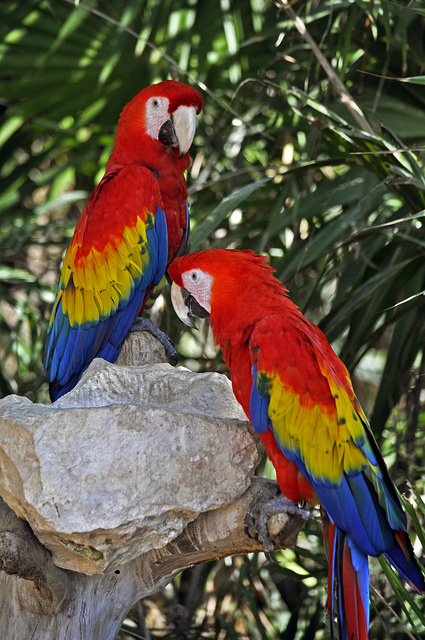
#> input picture images/birds.jpg, 425 x 640 px
$ python sobel_filter.py   (older library calls are emulated)
#> lines starting #> are read from the running program, lines starting #| are printed output that depends on the picture; after the words box and inside, x2 and y2 are one past the last pixel; in counts of white or black regions, pixels touching at a corner belong together
'''
sobel_filter.py - given a color RGB image, try different
Sobel filters for edge detection
Author: Esha Uboweja (euboweja)
'''
# Import Libraries
import cv2
import numpy as np
import sys

# Callback function for trackbar
def nothing(x):
    pass

# Read image in color format
if len(sys.argv) > 1:
    im_name = sys.argv[1]
else:
    im_name = "../images/birds.jpg"

img = cv2.imread(im_name, 0)
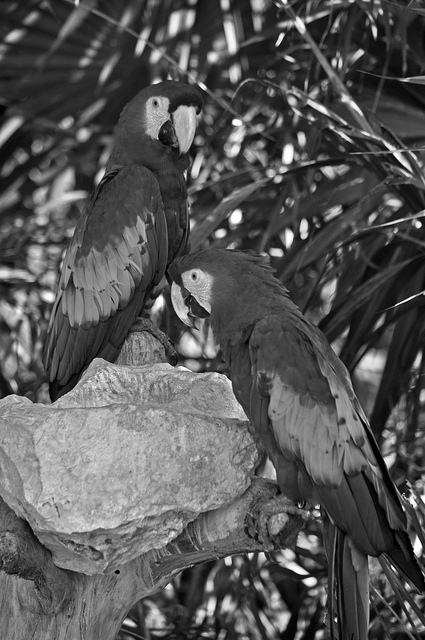
#> img: shape (640, 425); min 0, max 255, mean 86.6
img_str = im_name.split("/")[-1]

# Apply Gaussian Blur to the image
blurred = cv2.GaussianBlur(img, (3, 3), 0)
# Convolute with sobel filter
# X direction
sobelx = cv2.Sobel(blurred, cv2.CV_64F, 1, 0, ksize=11)
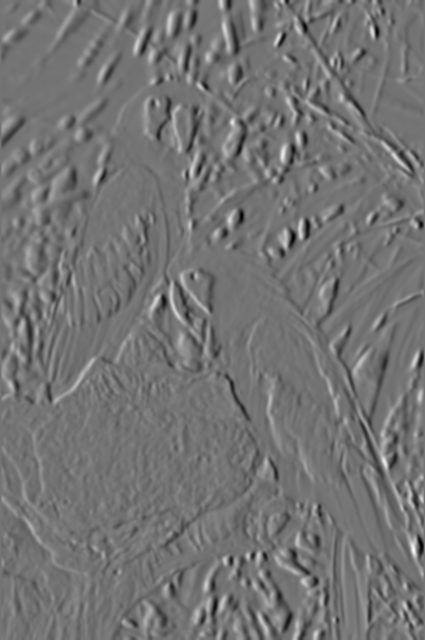
#> sobelx: shape (640, 425) float64; min -23837740, max 28478614, mean -29991.8; drawn with min black and max white
# Y direction
sobely = cv2.Sobel(blurred, cv2.CV_64F, 0, 1, ksize=11)
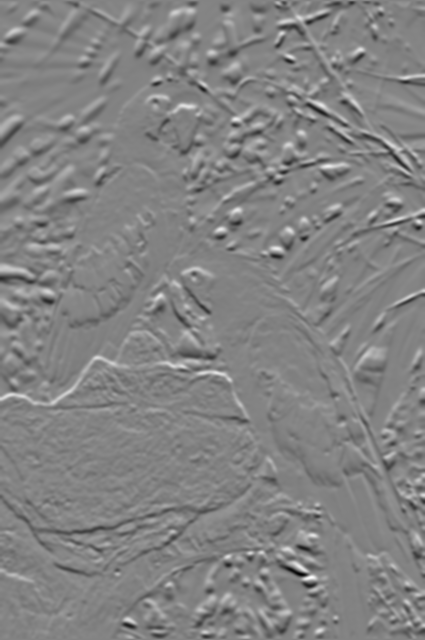
#> sobely: shape (640, 425) float64; min -25616608, max 24203291, mean -3578.2; drawn with min black and max white

# Display image in new window
cv2.imshow("Sobel X", sobelx)
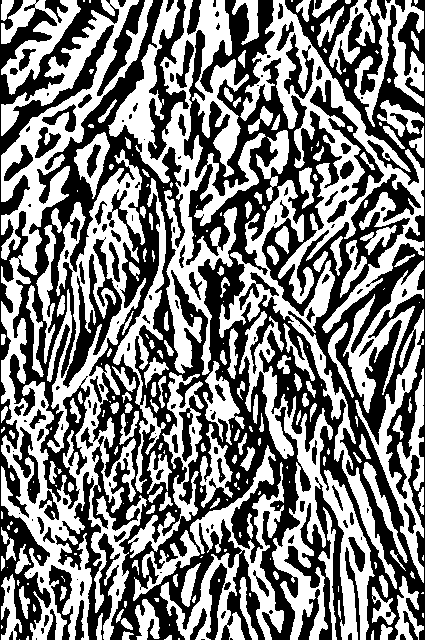
#> window 'Sobel X': shape (640, 425); 49.4% white; 244 white regions (92 under 20 px), largest, box (x1, y1, x2, y2) and area: (1, 0, 153, 640) 34450, (108, 0, 266, 375) 16482, (240, 0, 424, 333) 13073
res_name = '../results/' + 'sobel_x_' + img_str
cv2.imwrite(res_name, sobelx)

# Display image in new window
cv2.imshow("Sobel Y", sobely)
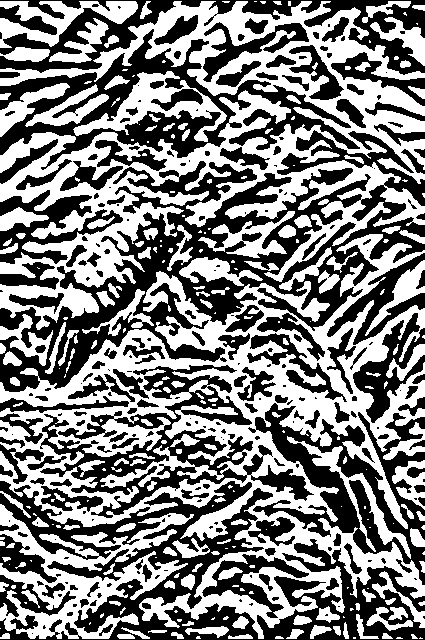
#> window 'Sobel Y': shape (640, 425); 50% white; 254 black regions (104 under 20 px), largest, box (x1, y1, x2, y2) and area: (0, 130, 425, 392) 31312, (0, 481, 425, 640) 21308, (0, 29, 360, 170) 12734
res_name = '../results/' + 'sobel_y_' + img_str
cv2.imwrite(res_name, sobely)

# Wait for key press on external window
cv2.waitKey(0)

# After key press, destroy all external windows
cv2.destroyAllWindows()
